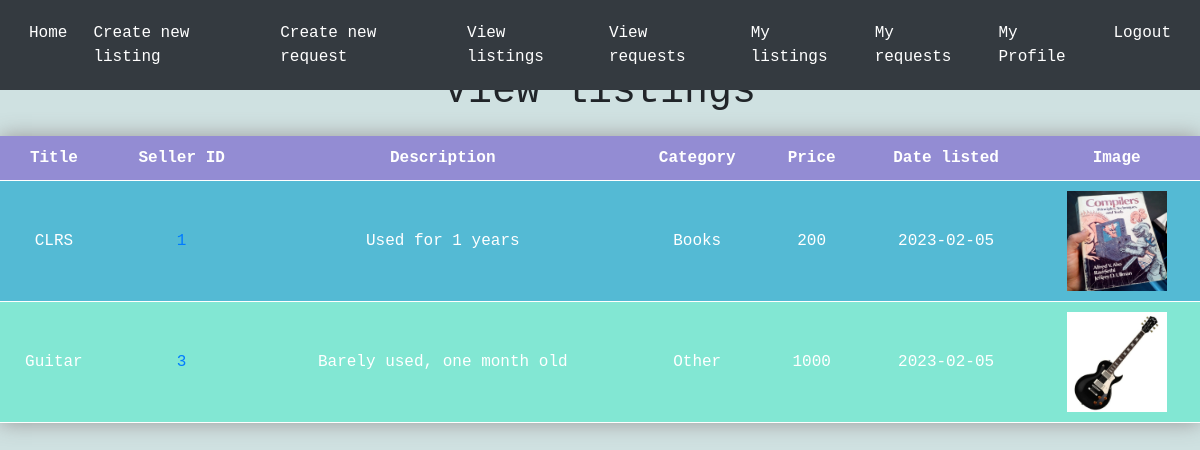
The page /viewlistings (signed in) on the database its author committed.
### tables this page shows
CREATE TABLE listings (
    id INTEGER PRIMARY KEY AUTOINCREMENT,
    user_id INTEGER NOT NULL,
    title TEXT NOT NULL,
    description TEXT NOT NULL,
    category TEXT NOT NULL,
    price INTEGER NOT NULL,
    date DATE,
    FOREIGN KEY (user_id) REFERENCES Users(id)
);

### app.py (the view)
@app.route('/viewlistings')
def viewlistings():
    conn = sqlite3.connect('database.db')
    c = conn.cursor()
    c.execute("SELECT * FROM listings where user_id != ?",(session['id'],))
    listings = c.fetchall()
    return render_template('viewlistings.html', listings=listings)

### templates/viewlistings.html (shortened to what this page needs)
{% extends 'base.html' %}
{% block content %}
    <h1>View listings</h1>
    <table class="neon-table">
        <tr>
            <th>Title</th>
            <th>Seller ID</th>
            <th>Description</th>
            <th>Category</th>
            <th>Price</th>
            <th>Date listed</th>
            <th>Image</th>
        </tr>
        {% for listing in listings %}
        <tr>
            <td>{{listing[2]}}</td>
            <td>
                <a href="{{ url_for('otherprofile', id=listing[1]) }}">
                {{listing[1]}}
                </a>
            </td>
            <td>{{listing[3]}}</td>
            <td>{{listing[4]}}</td>
            <td>{{listing[5]}}</td>
            <td>{{listing[6]}}</td>
            <td><img src="{{ url_for('static',filename='uploads/'+ listing[0]|string +'.jpg') }}" alt="{{ url_for('static',filename='uploads/'+ listing[4]|string +'.jpg') }}" width="100" height="100"></td>
        </tr>
        {% endfor %}
    </table>
{% endblock %}

### templates/base.html (shortened to what this page needs)
<!DOCTYPE html>
<html>
<head>
  <link rel="stylesheet" href="https://stackpath.bootstrapcdn.com/bootstrap/4.4.1/css/bootstrap.min.css">
</head>
<body>
  <nav class="navbar navbar-expand-lg navbar-dark bg-dark">
    <div class="collapse navbar-collapse" id="navbarNavAltMarkup">
      <div class="navbar-nav">
            <ul class="navbar-nav ml-auto">
              <li class="nav-item active">
                <a class="nav-link active" href="/home">Home</a>
              </li>
              <li class="nav-item active">
                <a class="nav-link" href="/createlisting">Create new listing</a>
              </li>
              <li class="nav-item active">
                <a class="nav-link " href="/createrequest">Create new request</a>
              </li>
              <li class="nav-item active">
                <a class="nav-link " href="/viewlistings">View listings</a>
              </li>
              <li class="nav-item active">
                <a class="nav-link " href="/viewrequests">View requests</a>
              </li>
              <li class="nav-item active">
                <a class="nav-link " href="/viewmylistings">My listings</a>
              </li>
              <li class="nav-item active">
                <a class="nav-link " href="/viewmyrequests">My requests</a>
              </li>
              <li class="nav-item active">
                <a class="nav-link " href="/myprofile">My Profile</a>
              <li class="nav-item active">
                <a class="nav-link "  href="/logout">Logout</a>
              </li>
            </ul>
      </div>
    </div>
  </nav>
      <br>
      <br>
{% block content%}
{% endblock %}
</body>
</html>

### templates/base.html (style rules this page uses)
body { background-color: #fafafa; font-family: 'JetBrains Mono', monospace; }
h1 { margin-top: 20px; margin-bottom: 20px; text-align: center; }
.navbar { overflow: hidden; background-color: #333; position: fixed; top: 0; width: 100%; }
.navbar { margin-bottom: 20px; }
body { background-color: #cfe1e1; font-family: 'JetBrains Mono', monospace; }
.navbar .nav-item { transition: background-color 0.5s ease; }
.nav-item { border-radius: 5px; padding: 5px; }
.neon-table { width: 100%; border-collapse: collapse; box-shadow: 0 0 20px #999898; }
.neon-table th, .neon-table td { padding: 10px; text-align: center; border-bottom: 1px solid #ffffff; }
.neon-table th { background-color: #938cd3; color: #ffffff; font-weight: bold; }
.neon-table tr:nth-child(even) { background-color: #54bad4; color: #ffffff; }
.neon-table tr:nth-child(odd) { background-color: #82e7d3; color: #ffffff; }

### rows shown on the page
listings: title "CLRS", user "1", description "Used for 1 years", category "Books", price "200", date "2023-02-05", shows a picture
listings: title "Guitar", user "3", description "Barely used, one month old", category "Other", price "1000", date "2023-02-05", shows a picture
